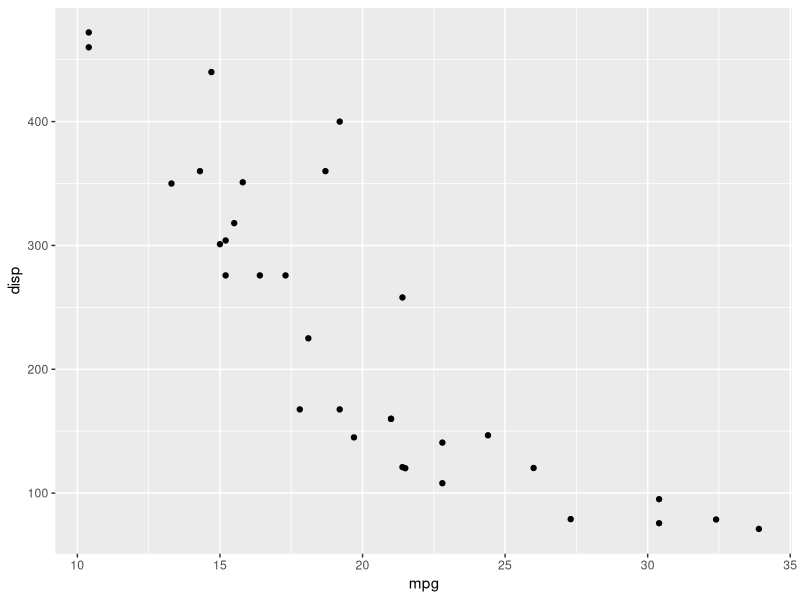
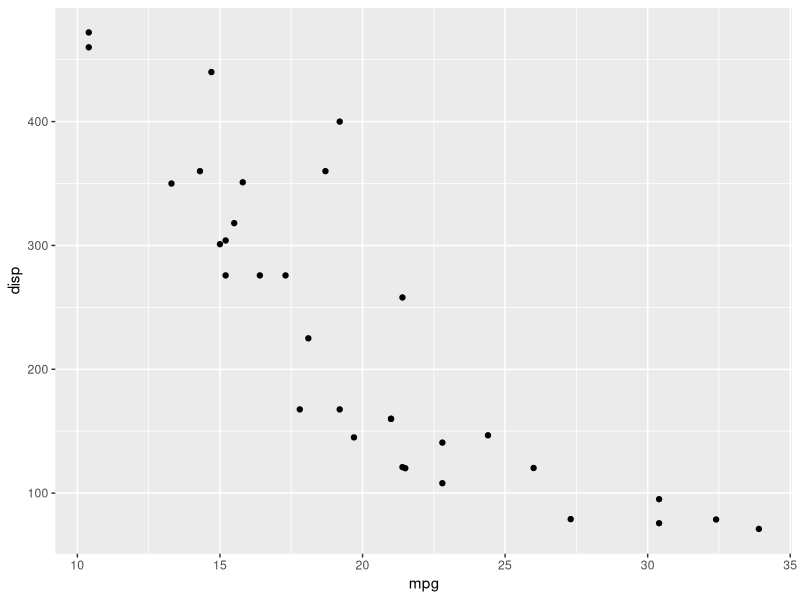

Write R code to recreate these figures, in order.
## ---- chunk 1
library(ggplot2)
## ---- chunk 2
ggplot(mtcars, aes(mpg, disp)) +
  geom_point()
## ---- chunk 3
ggplot(mtcars, aes(mpg, disp)) +
  geom_point()
